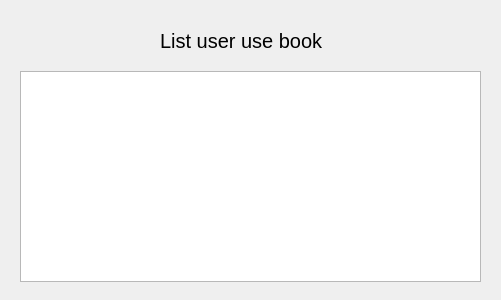
<?xml version="1.0" encoding="UTF-8"?>
<ui version="4.0">
 <class>ListUseBook</class>
 <widget class="QWidget" name="ListUseBook">
  <property name="geometry">
   <rect>
    <x>0</x>
    <y>0</y>
    <width>501</width>
    <height>300</height>
   </rect>
  </property>
  <property name="windowTitle">
   <string>Form</string>
  </property>
  <property name="styleSheet">
   <string notr="true">font-size:20px</string>
  </property>
  <widget class="QLabel" name="label">
   <property name="geometry">
    <rect>
     <x>160</x>
     <y>30</y>
     <width>201</width>
     <height>21</height>
    </rect>
   </property>
   <property name="text">
    <string>List user use book</string>
   </property>
  </widget>
  <widget class="QTableView" name="tableViewListUserUseBook">
   <property name="geometry">
    <rect>
     <x>20</x>
     <y>71</y>
     <width>461</width>
     <height>211</height>
    </rect>
   </property>
  </widget>
 </widget>
 <resources/>
 <connections/>
</ui>
